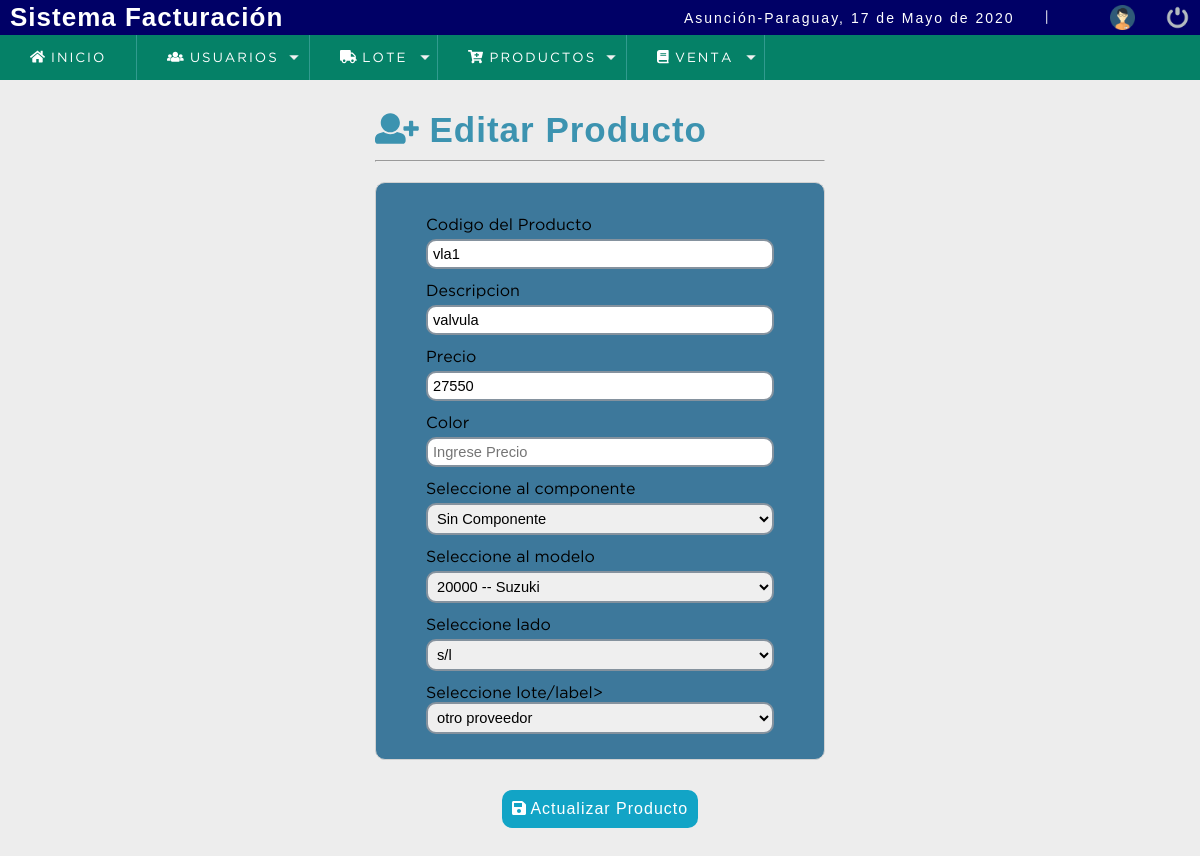
The app's page /sistema/editar_producto.php?id=10 (signed in) with its own data.
### tables this page shows
CREATE TABLE `accesorio` (
  `accesorio_id` int(11) NOT NULL,
  `accesorio_nombre` varchar(50) NOT NULL,
  `accesorio_anho` int(11) NOT NULL,
  `accesorio_descripcion` varchar(35) NOT NULL,
  `accesorio_precio` varchar(45) NOT NULL,
  `accesorio_stock` int(11) NOT NULL,
  `accesorio_fechaIng` datetime NOT NULL DEFAULT CURRENT_TIMESTAMP,
  `accesorio_color` varchar(45) DEFAULT NULL,
  `componente_id` int(11) NOT NULL,
  `modelo_id` int(11) NOT NULL,
  `lado_id` int(11) NOT NULL,
  `lote_id` int(11) DEFAULT NULL
);

CREATE TABLE `componente` (
  `componente_id` int(11) NOT NULL,
  `componente_descripcion` varchar(45) NOT NULL
);

CREATE TABLE `modelo` (
  `modelo_id` int(11) NOT NULL,
  `modelo_descripcion` varchar(45) DEFAULT NULL,
  `marca_id` int(11) NOT NULL
);

CREATE TABLE `lado` (
  `lado_id` int(11) NOT NULL,
  `lado_descripcion` varchar(45) NOT NULL
);

CREATE TABLE `lote` (
  `lote_id` int(11) NOT NULL,
  `lote_descripcion` varchar(45) NOT NULL,
  `lote_numero` varchar(45) NOT NULL,
  `tipoLote_id` int(11) NOT NULL
);

### sistema/editar_producto.php (the view, shortened to what this page needs)
<?php
include_once "../conexion.php";
if (empty($_REQUEST['id']))
{
  header("location: lista_producto.php");
}else
{
  $id_producto = $_REQUEST['id'];
  $query_producto = mysqli_query($conection,"SELECT a.accesorio_id,a.accesorio_nombre,a.accesorio_anho,a.accesorio_descripcion
																						 ,a.accesorio_precio,a.accesorio_stock,a.accesorio_fechaIng,
																						 c.componente_descripcion,m.modelo_descripcion,ma.marca_descripcion,
																						 l.lado_descripcion,c.componente_id,m.modelo_id,
																						 l.lado_id,a.accesorio_color,u.lote_descripcion
																		 				 from accesorio a
																		 			 	 INNER JOIN componente c ON a.componente_id = c.componente_id
																		 			 	 INNER JOIN modelo m ON a.modelo_id = m.modelo_id
																		 			 	 INNER JOIN marca ma ON m.modelo_id = ma.marca_id
																		 			 	 INNER JOIN lado l ON a.lado_id = l.lado_id
																						 INNER JOIN lote u ON a.lote_id = u.lote_id
                                             WHERE a.accesorio_id = $id_producto");
  $result_producto = mysqli_num_rows($query_producto);
  if ($result_producto >0)
  {
    $data_producto = mysqli_fetch_assoc($query_producto);
  }else
  {
      header("location: lista_producto.php");
  }
}
 ?>
<!DOCTYPE html>
<html lang="en">
<head>
<?php include "includes/scripts.php";?>
</head>
<body>
<?php include "includes/header.php"; ?>
	<section id="container">
      <div class="form_register">
        <h1><i class="fas fa-user-plus"></i> Editar Producto</h1>
        <hr>
        <form action="" method="post" enctype="multipart/form-data">
					<label for="cod_nombre_producto">Codigo del Producto</label>
					<input type="text" name="cod_nombre_producto" id="cod_nombre_producto" placeholder="Insertar El cod abreviado del producto" value="<?php echo $data_producto['accesorio_nombre']; ?>">
					<label for="descripcion_producto">Descripcion</label>
					<input type="text" name="descripcion_producto" id="descripcion_producto" placeholder="Ingrese direccion de cliente" value="<?php echo $data_producto['accesorio_descripcion']; ?>" >
					<label for="precio_proveedor">Precio</label>
					<input type="text" name="precio_proveedor" id="precio_proveedor" placeholder="Ingrese Precio" value="<?php echo $data_producto['accesorio_precio']; ?>">
					<label for="precio_proveedor">Color</label>
					<input type="text" name="accesorio_color" id="accesorio_color" placeholder="Ingrese Precio" value="<?php echo $data_producto['accesorio_color']; ?>">
					<label for="componente_id">Seleccione al componente</label>
          <select id="componente_id" name="componente_id" class="notItemOne">
            <option value="<?php echo $data_producto['componente_id']; ?>"selected><?php echo $data_producto['componente_descripcion']; ?></option>
          </select>
					<label for="modelo_id">Seleccione al modelo</label>
          <select id="modelo_id" name="modelo_id" class="notItemOne">
            <option value="<?php echo $data_producto['modelo_id']; ?>"selected><?php echo $data_producto['modelo_descripcion']." -- ".$data_producto['marca_descripcion']; ?></option>
          </select>
					<label for="lado_id">Seleccione lado</label>
          <select id="componente_id" name="lado_id" class="notItemOne">
            <option value="<?php echo $data_producto['lado_id']; ?>"selected><?php echo $data_producto['lado_descripcion']; ?></option>
          </select>
					<label for="lado_id">Seleccione lote/label>
          <select id="componente_id" name="lote_id" class="notItemOne">
            <option value="<?php echo $data_producto['lote_id']; ?>"selected><?php echo $data_producto['lote_descripcion']; ?></option>
          </select>
</div>
					 <button type="submit"class="btn_save"><i class="fas fa-save"></i> Actualizar Producto</button>
	</section>
</body>
</html>

### sistema/css/style.css (style rules this page uses)
* { margin: 0; padding: 0; box-sizing: border-box; }
body { background: #ededed; }
h1, h2, h3, h4, h5, h6 { font-family: 'arial'; font-weight: bold; letter-spacing: 1px; }
h1 { font-size: 26px; }
#container { padding: 90px 15px 15px; }
.form_register { width: 450px; margin: auto; margin-top: 20px; }
.form_register h1 { color: #3c93b0; }
hr { border: 10; background: #ccc; margin: 10px 0; display: block; }
form { background: #3D789B; margin: auto; padding: 20px 50px; border: 1px solid #d1d1d1; border-radius: 10px; }
label { display: block; font-size: 12pt; font-family: GothamBook; margin: 15px auto 5px auto; }
input,select,textarea,select, option { display: block; width: 100%; font-size: 11pt; padding: 5px; border: 2px solid #85929e; border-radius: 10px; }
.notItemOne option:first-child { display: none; }
.btn_save { font-size: 12pt; background: #12a4c6; padding: 10px; color: #fff; letter-spacing: 1px; border: 10px; cursor: pointer; margin: 30px auto 15px auto; display: block; border-radius: 10px; }
#container h1 { font-size: 35px; display: inline-block; }

### records on screen
accesorio: cod_nombre_producto "vla1", descripcion_producto "valvula", precio_proveedor "27550", componente_id "Sin Componente", modelo_id "20000 -- Suzuki", lado_id "s/l", lote_id "otro proveedor"

### other values on screen
fechaC() "17 de Mayo de 2020"
